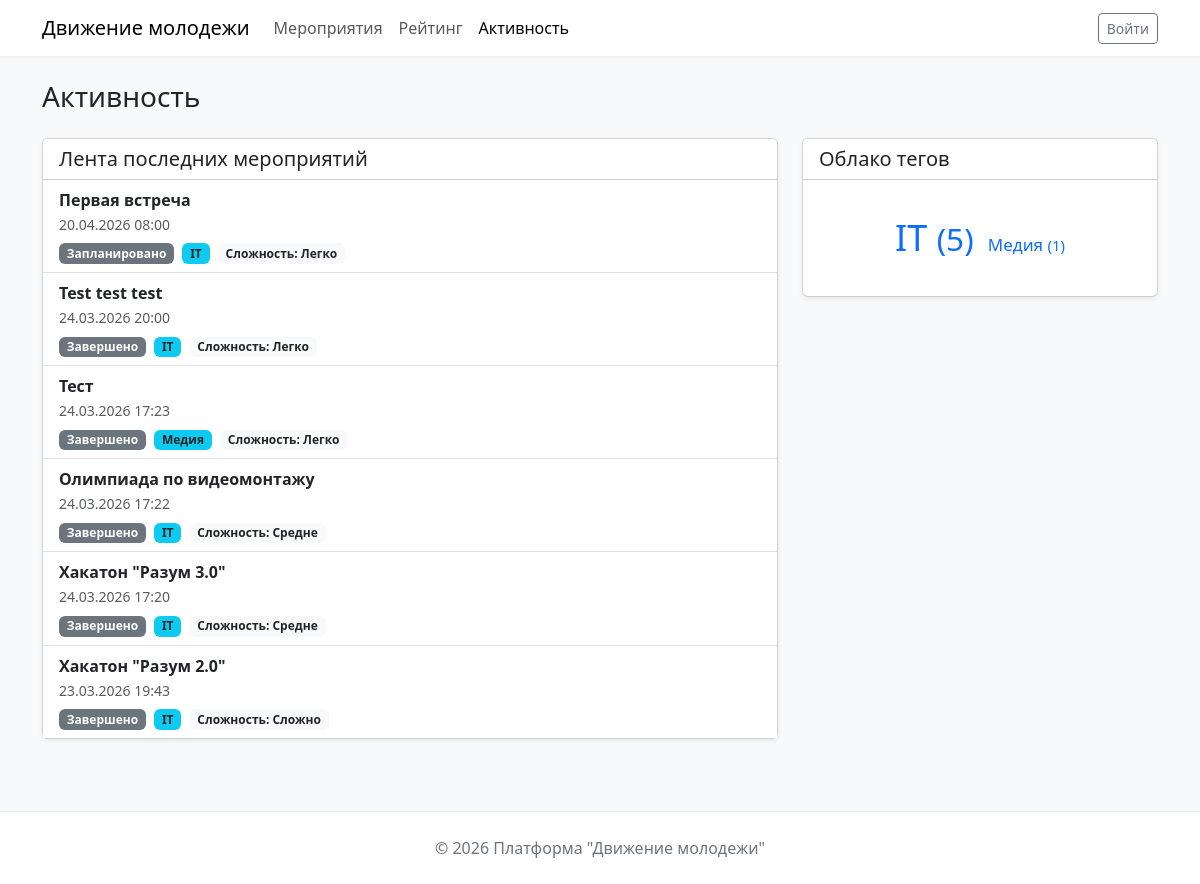
Before: /activity with the older database file.
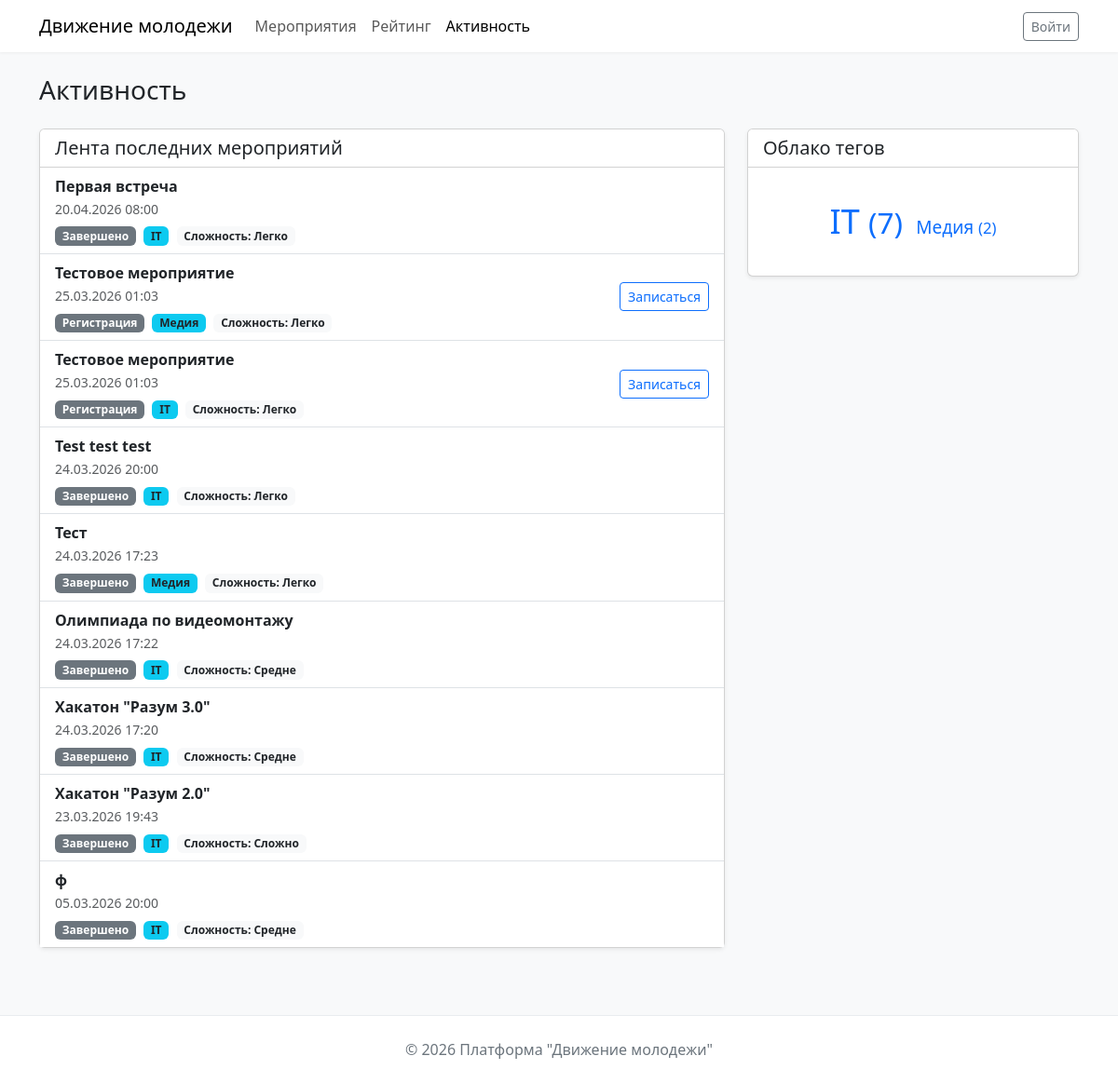
After: the same page with the newer database file.
### tables this page shows
CREATE TABLE `events` (
  `event_ID` int NOT NULL,
  `event_Organizer` int NOT NULL,
  `event_Title` varchar(256) NOT NULL,
  `event_Description` text,
  `event_Status` int NOT NULL,
  `event_Category` int NOT NULL,
  `event_DateTimeStart` datetime NOT NULL DEFAULT CURRENT_TIMESTAMP,
  `event_DateTimeEnd` datetime NOT NULL,
  `event_Points` int NOT NULL,
  `event_Bonuses` int DEFAULT NULL,
  `event_Coef` int NOT NULL
);

CREATE TABLE `status_event` (
  `status_ID` int NOT NULL,
  `status_Type` varchar(64) NOT NULL
);

CREATE TABLE `category` (
  `category_ID` int NOT NULL,
  `category_Type` varchar(64) NOT NULL
);

CREATE TABLE `coef` (
  `coef_ID` int NOT NULL,
  `coef_Value` decimal(3,2) NOT NULL,
  `coef_Difficult` varchar(64) NOT NULL
);

### src/controllers/routers.php (called while the page is built, shortened)
<?php
Router::action();

### index.php (called while the page is built, shortened)
<?php
require_once 'src/config/connect.php';
require_once 'src/modules/user.php';
require_once 'src/controllers/router.php';
require_once 'src/controllers/routers.php';

### src/modules/user.php (called while the page is built, shortened)
<?php
class User
{
    public static function getRecentEvents($limit = 10)
    {
        $limit = (int)$limit;
        $stmt = database::$pdo->prepare("
        SELECT e.event_ID, e.event_Title, e.event_DateTimeStart, e.event_DateTimeEnd,
               s.status_Type, c.coef_Difficult, cat.category_Type
        FROM events e
        JOIN status_event s ON e.event_Status = s.status_ID
        JOIN coef c ON e.event_Coef = c.coef_ID
        JOIN category cat ON e.event_Category = cat.category_ID
        ORDER BY e.event_DateTimeStart DESC
        LIMIT ?
    ");
        $stmt->bindValue(1, $limit, PDO::PARAM_INT);
        $stmt->execute();
        return $stmt->fetchAll();
    }
    public static function getTopTags($limit = 10)
    {
        $limit = (int)$limit;
        $stmt = database::$pdo->prepare("
        SELECT cat.category_ID, cat.category_Type, COUNT(*) as count
        FROM events e
        JOIN category cat ON e.event_Category = cat.category_ID
        GROUP BY cat.category_ID, cat.category_Type
        ORDER BY count DESC
        LIMIT ?
    ");
        $stmt->bindValue(1, $limit, PDO::PARAM_INT);
        $stmt->execute();
        return $stmt->fetchAll();
    }
}

### src/views/pages/activity.php (the view, shortened to what the changed rows need)
<?php
$recentEvents = User::getRecentEvents(10);
$topTags = User::getTopTags();
?>
<!DOCTYPE html>
<html lang="ru">
<head>
    <link href="https://cdn.jsdelivr.net/npm/bootstrap@5.3.0-alpha1/dist/css/bootstrap.min.css" rel="stylesheet">
    <link href="/assets/css/home.css" rel="stylesheet">
    <link href="/assets/css/activity.css" rel="stylesheet">
</head>
<body>
    <nav class="navbar navbar-expand-lg navbar-light">
        <div class="container">
            <a class="navbar-brand" href="/">Движение молодежи</a>
            <div class="collapse navbar-collapse">
                <ul class="navbar-nav me-auto mb-2 mb-lg-0">
                    <li class="nav-item"><a class="nav-link" href="/events">Мероприятия</a></li>
                    <li class="nav-item"><a class="nav-link" href="/rating">Рейтинг</a></li>
                    <li class="nav-item"><a class="nav-link active" href="/activity">Активность</a></li>
                </ul>
                <?php if (isset($_SESSION['user_id'])): ?>
                    <div class="d-flex align-items-center">
                        <?php if ($_SESSION['user_role'] == 3): ?>
                            <a href="/admin" class="btn btn-outline-warning btn-sm me-2">Панель администратора</a>
                        <?php endif; ?>
                        <?php if ($_SESSION['user_role'] >= 2): ?>
                            <a href="/hr-dashboard" class="btn btn-outline-info btn-sm me-2">Инспекция</a>
                        <?php endif; ?>
                        <a href="/profile" class="text-dark text-decoration-none me-2">
                            <?= htmlspecialchars($_SESSION['user_fullname'] ?? $_SESSION['user_login']) ?>
                        </a>
                        <form method="POST" action="/logout">
                            <button class="btn btn-outline-danger btn-sm">Выйти</button>
                        </form>
                    </div>
                <?php else: ?>
                    <a href="/auth" class="btn btn-outline-secondary btn-sm">Войти</a>
                <?php endif; ?>
            </div>
        </div>
    </nav>
    <main class="container py-4">
        <h1 class="h3 mb-4">Активность</h1>
        <div class="row">
            <div class="col-lg-8">
                <div class="card shadow-sm">
                    <div class="card-header bg-white">
                        <h2 class="h5 mb-0">Лента последних мероприятий</h2>
                    </div>
                    <div class="card-body p-0">
                        <?php if (empty($recentEvents)): ?>
                            <p class="text-muted p-3">Нет мероприятий.</p>
                        <?php else: ?>
                            <div class="list-group list-group-flush">
                                <?php foreach ($recentEvents as $event): ?>
                                    <div class="list-group-item">
                                        <div class="d-flex justify-content-between align-items-center">
                                            <div>
                                                <a href="/event?id=<?= $event['event_ID'] ?>" class="text-dark fw-bold">
                                                    <?= htmlspecialchars($event['event_Title']) ?>
                                                </a>
                                                <br>
                                                <small class="text-muted">
                                                    <?= date('d.m.Y H:i', strtotime($event['event_DateTimeStart'])) ?>
                                                </small>
                                                <div class="mt-1">
                                                    <span class="badge bg-secondary"><?= htmlspecialchars($event['status_Type']) ?></span>
                                                    <span class="badge bg-info text-dark ms-1"><?= htmlspecialchars($event['category_Type']) ?></span>
                                                    <span class="badge bg-light text-dark ms-1">Сложность: <?= htmlspecialchars($event['coef_Difficult']) ?></span>
                                                </div>
                                            </div>
                                            <?php if (strtotime($event['event_DateTimeStart']) > time() && $event['status_Type'] == 'Регистрация'): ?>
                                                <a href="/event?id=<?= $event['event_ID'] ?>" class="btn btn-sm btn-outline-primary">Записаться</a>
                                            <?php endif; ?>
                                        </div>
                                    </div>
                                <?php endforeach; ?>
                            </div>
                        <?php endif; ?>
                    </div>
                </div>
            </div>
            <div class="col-lg-4">
                <div class="card shadow-sm">
                    <div class="card-header bg-white">
                        <h2 class="h5 mb-0">Облако тегов</h2>
                    </div>
                    <div class="card-body">
                        <?php if (empty($topTags)): ?>
                            <p class="text-muted">Нет данных.</p>
                        <?php else: ?>
                            <div class="tag-cloud">
                                <?php
                                $maxCount = max(array_column($topTags, 'count'));
                                foreach ($topTags as $tag):
                                    $size = 12 + (($tag['count'] / $maxCount) * 24);
                                ?>
                                    <a href="/events?category=<?= $tag['category_ID'] ?>"
                                       class="tag-link"
                                       style="font-size: <?= round($size) ?>px; display: inline-block; margin: 5px; text-decoration: none; color: #0d6efd;">
                                        <?= htmlspecialchars($tag['category_Type']) ?>
                                        <small>(<?= $tag['count'] ?>)</small>
                                    </a>
                                <?php endforeach; ?>
                            </div>
                        <?php endif; ?>
                    </div>
                </div>
            </div>
        </div>
    </main>
    <footer>
        <div class="container">
            <p class="mb-0">© 2026 Платформа "Движение молодежи"</p>
        </div>
    </footer>
</body>
</html>

### src/controllers/router.php (shortened to what the changed rows need)
<?php
class Router
{
    public static $getRoutes = [];
    public static function getMethods($URI, $namepage)
    {
        self::$getRoutes[] = [
            "uri" => $URI,
            "namepage" => $namepage
        ];
    }
    public static function action()
    {
        $routing = $_GET['routing'] ?? "";
        $requestUri = "/" . $routing;
        foreach (self::$getRoutes as $route) {
            if ($route['uri'] === $requestUri) {
                $viewFile = "src/views/pages/" . $route['namepage'] . ".php";
                include $viewFile;
                return;
            }
        }
        die("404 - Страница не найдена");
    }
}

Changed rows visible on the page:
changed events "Первая встреча": event_Status.status_Type "Запланировано" → "Завершено"
added events: event_Title "Тестовое мероприятие", event_DateTimeStart "25.03.2026 01:03", event_Status.status_Type "Регистрация", event_Category.category_Type "Медия", event_Coef.coef_Difficult "Легко"
added events: event_Title "Тестовое мероприятие", event_DateTimeStart "25.03.2026 01:03", event_Status.status_Type "Регистрация", event_Category.category_Type "IT", event_Coef.coef_Difficult "Легко"
added events: event_Title "ф", event_DateTimeStart "05.03.2026 20:00", event_Status.status_Type "Завершено", event_Category.category_Type "IT", event_Coef.coef_Difficult "Средне"
computed for category "IT": count "5" → "7"
computed for category "Медия": count "1" → "2"
